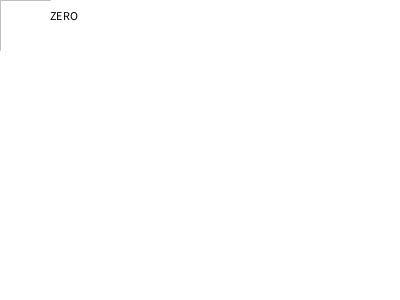
Frame 1 (no input)
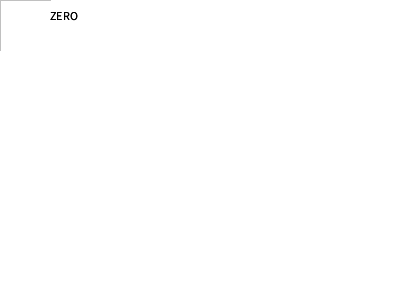
Frame 2 (the mouse pressed at the canvas centre, redrawn once)

The Processing sketch that drew these frames (run headless with seeded random() and noise(); the mouse was pressed at the canvas centre and the sketch redrawn once):

// Processing sketch: p40_Eixos
// ── p40_Eixos.pde
/**
 * Taller d’introducció a la programació en Processing
 * Pepa López i Ignasi Esquerra
 * ESEIAAT (UPC)
 * 13-15 Febrer 2018
 * https://eseiaatprocessing.wordpress.com/
 */



void setup() {
  size(400,300); 
  background(255);
  fill(0);
  noLoop();
}
  
void draw() {

  //Escriptura en coordenades originals 
  text("ZERO",50,20);
  drawAxis();

}


void drawAxis() 
{
  stroke(192);
  line(-50,0,50,0);
  line(0,-50,0,50);
}
